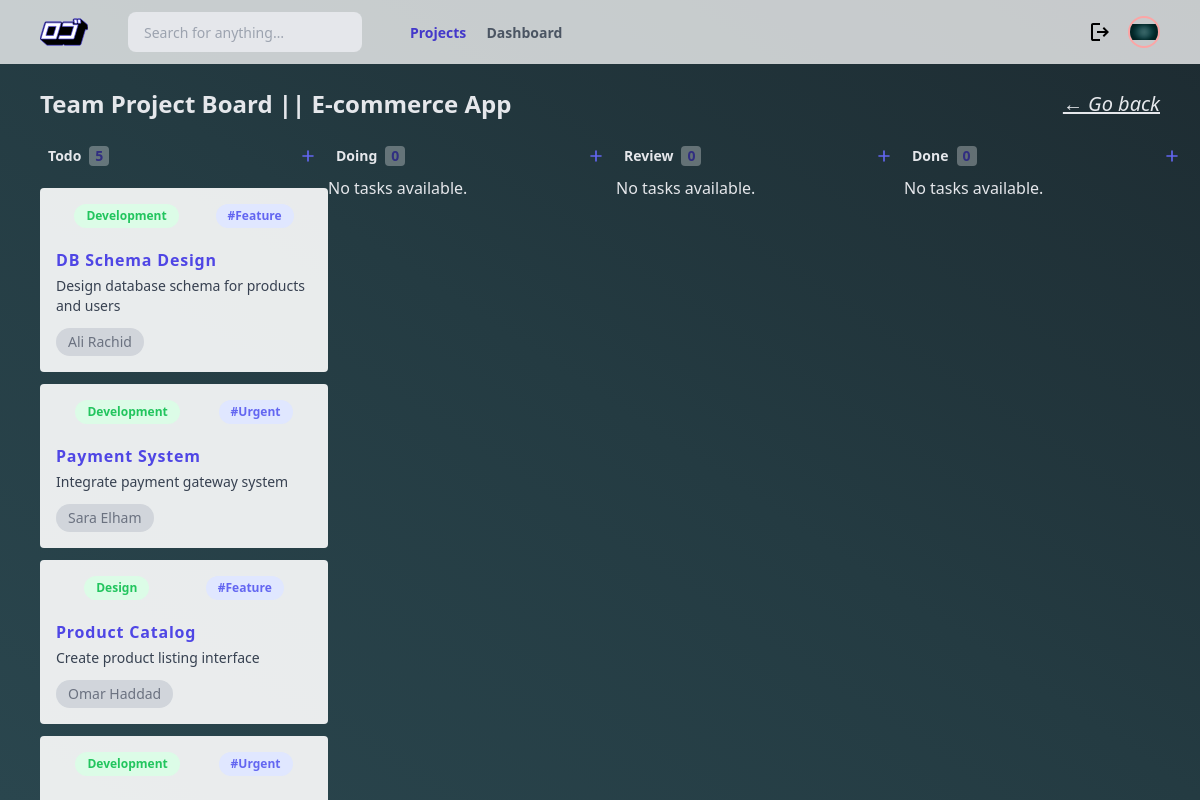
Page /?action=kanban&id=2&name=E-commerce App on the committed database.
### tables this page shows
CREATE TABLE IF NOT EXISTS Task (
    id INT AUTO_INCREMENT PRIMARY KEY,
    title VARCHAR(100) NOT NULL,
    description TEXT,
    createDate DATE DEFAULT (CURRENT_DATE),
    startDate DATE,
    endDate DATE,
    status ENUM('TODO', 'DOING', 'REVIEW', 'DONE') DEFAULT 'TODO',
    tag_id INT DEFAULT NULL,
    category_id INT NOT NULL,
    project_id INT NOT NULL,
    FOREIGN KEY (tag_id) REFERENCES Tag(id) ON DELETE SET NULL,
    FOREIGN KEY (category_id) REFERENCES Category(id) ON DELETE CASCADE,
    FOREIGN KEY (project_id) REFERENCES Project(id) ON DELETE CASCADE
);

### src/controller/TaskController.php (called while the page is built, shortened)
<?php
    class TaskController extends MainController {
        public function displayTasks(){
            return $this->TaskModel->getAllTasks();
        }
        public function displayTagsCategories(){
            return $this->TaskModel->getTagsCategories();
        }
        public function displayAssignedUsers(){
            return $this->TaskModel->getAssignedUsers();
        }
        public function showTasksView() {
            $tasks = $this->displayTasks();
            $tagsCategories = $this->displayTagsCategories();
            $assignedUsers = $this->displayAssignedUsers();
            foreach ($tasks as &$task) {
                $task["category_name"] = "Unknown Category";
                $task["tag_name"] = "General";
                $task["assigned_users"] = [];
                foreach ($tagsCategories as $tc) {
                    if (isset($tc["task_id"]) && $tc["task_id"] === $task["id"]) {
                        $task["category_name"] = $tc["category_name"] ?? "Unknown Category";
                        $task["tag_name"] = $tc["tag_name"] ?? "General";
                        break;
                    }
                }
                foreach ($assignedUsers as $au) {
                    if (isset($au["task_id"]) && $au["task_id"] === $task["id"]) {
                        $task["assigned_users"][] = $au["user_name"] ?? "Unknown User";
                    }
                }
            }
            require_once __DIR__ . "/../view/kanban.php";
        }
    }

### src/controller/MainController.php (called while the page is built, shortened)
<?php
    class MainController {
        public function __construct(){
            $this->TaskModel = new TaskModel();
        }
    }

### src/model/MainModel.php (called while the page is built, shortened)
<?php
    class MainModel{
        protected $db;
        public function __construct(){
            $database = new Database();
            $this->db = $database->getConnection();
        }
        public function read($table, $conditions = []){
            $sql = "SELECT * FROM {$table}";
            if(!empty($conditions)){
                $where = [];
                foreach($conditions as $key => $value){
                    $where[] = "{$key} = :{$key}";
                }
                $sql .= " WHERE " . implode(" AND ", $where);
            }
            $stmt = $this->db->prepare($sql);
            $stmt->execute($conditions);
            return $stmt->fetchAll(PDO::FETCH_ASSOC);
        }
    }

### src/connection/Database.php (called while the page is built, shortened)
<?php
    class Database {
        private $host = "localhost";
        private $dbname = "Kanban_Project_db";
        private $user = "root";
        private $pass = "";
        public function getConnection(){
            try{
                $dsn = "mysql:host=$this->host;";
                $this->db = new PDO($dsn, $this->user, $this->pass);
                $this->db->setAttribute(PDO::ATTR_ERRMODE, PDO::ERRMODE_EXCEPTION);
                $stmt = $this->db->prepare("SELECT SCHEMA_NAME FROM INFORMATION_SCHEMA.SCHEMATA WHERE SCHEMA_NAME = :dbname");
                $stmt->execute([':dbname' => $this->dbname]);
                $dbExists = $stmt->fetch();
                if(!$dbExists){
                    $this->db->exec("CREATE DATABASE $this->dbname");
                    $this->db->exec("USE $this->dbname");
                } else {
                    $this->db->exec("USE $this->dbname");
                }
                return $this->db;
            } catch (PDOException $e){
                error_log("Database connection Error: " . $e->getMessage());
                die("An error occurred. Please try again later.");
            }
        }
        private function initializeDatabase(){
            try{
                $sql = file_get_contents(__DIR__ .'/../../assets/database/script.sql');
            } catch (PDOException $e){
                error_log("Database Initialization error: " . $e->getMessage());
                die("An error occurred. Please try again later.");
            }
        }
    }

### src/model/TaskModel.php (called while the page is built, shortened)
<?php
    class TaskModel extends MainModel{
        private $table = "task";
        public function getAllTasks(){
            return $this->read($this->table, ["project_id" => $_GET["id"]]);
        }
        public function getTagsCategories(){
            $sql = "SELECT t.id AS task_id, c.name AS category_name, tg.name AS tag_name
                    FROM task t
                    INNER JOIN category c ON t.category_id = c.id
                    LEFT JOIN tag tg ON t.tag_id = tg.id
                    WHERE t.project_id = :project_id
            ";
            $stmt = $this->db->prepare($sql);
            $stmt->execute(["project_id" => $_GET["id"]]);
            return $stmt->fetchAll(PDO::FETCH_ASSOC);
        }
        public function getAssignedUsers(){
            $sql = "SELECT ta.task_id, p.name AS user_name
                    FROM task_assignment ta
                    INNER JOIN person p ON ta.person_id = p.id
                    WHERE ta.task_id IN (SELECT id FROM task WHERE project_id = :project_id)
            ";
            $stmt = $this->db->prepare($sql);
            $stmt->execute(["project_id" => $_GET["id"]]);
            return $stmt->fetchAll(PDO::FETCH_ASSOC);
        }
    }

### src/view/kanban.php (the view, shortened to what this page needs)
<?php require_once "sections/head.php"; ?>
<div class="flex flex-col w-screen h-screen overflow-auto text-gray-200 bg-gradient-to-tr from-[#2a464e] via-[#243b42] to-[#1d2b31]">
    <div class="flex justify-between flex-shrink-0 w-full h-16 px-10 bg-white bg-opacity-75">
        <div class="flex items-center">
            <input class="flex items-center h-10 px-4 ml-10 text-sm bg-gray-200 rounded-lg focus:outline-none focus:ring" type="search" placeholder="Search for anything…">
            <div class="ml-10">
                <a class="mx-2 text-sm font-semibold text-indigo-700" href="?action=projects">Projects</a>
                <a class="mx-2 text-sm font-semibold text-gray-600 hover:text-indigo-700" href="?action=dash">Dashboard</a>
            </div>
        </div>
        <div class="flex gap-4 items-center">
            <a href="?action=logout">
                <svg class="cursor-pointer" xmlns="http://www.w3.org/2000/svg" height="24px" viewBox="0 -960 960 960" width="24px"><path d="M200-120q-33 0-56.5-23.5T120-200v-560q0-33 23.5-56.5T200-840h280v80H200v560h280v80H200Zm440-160-55-58 102-102H360v-80h327L585-622l55-58 200 200-200 200Z"/></svg>
            </a>
            <buton class="flex items-center justify-center w-8 h-8 ml-auto border-2 border-red-300 overflow-hidden rounded-full cursor-pointer">
                <img src="../assets/images/26911540_m.jpg" alt="">
            </buton>
        </div>
    </div>
    <div class="px-10 mt-6 flex justify-between items-center">
        <h1 class="text-2xl font-bold">Team Project Board || <?= $_GET["name"] ?></h1>
        <a href="?action=home"><h1 class="italic underline hover:text-indigo-500 text-xl">← Go back</h1></a>
    </div>
    <div class="flex flex-grow px-10 mt-4 justify-evenly overflow-auto">
        <?php $statuses = ["TODO", "DOING", "REVIEW", "DONE"]; foreach ($statuses as $status): ?>
        <div class="flex flex-col flex-shrink-0 w-72">
            <div class="flex items-center flex-shrink-0 h-10 px-2">
                <span class="block text-sm font-semibold"><?= ucfirst(strtolower($status)) ?></span>
                <span class="flex items-center justify-center w-5 h-5 ml-2 text-sm font-semibold text-indigo-900 bg-white rounded bg-opacity-30">
                    <?= count(array_filter($tasks, fn($task) => $task["status"] === $status)) ?>
                </span>
                <button onclick="openTaskModal()" class="flex items-center justify-center w-6 h-6 ml-auto text-indigo-500 rounded hover:bg-indigo-500 hover:text-indigo-100">
                    <svg class="w-5 h-5" fill="none" viewBox="0 0 24 24" stroke="currentColor">
                        <path stroke-linecap="round" stroke-linejoin="round" stroke-width="2" d="M12 6v6m0 0v6m0-6h6m-6 0H6"></path>
                    </svg>
                </button>
            </div>
            <div class="flex flex-col pb-2 overflow-auto">
                <?php
                $filteredTasks = array_filter($tasks, fn($task) => $task["status"] === $status);
                ?>
                <?php if (!empty($filteredTasks)): ?>
                    <?php foreach($filteredTasks as $displaying): ?>
                        <div class="relative text-gray-500 flex flex-col items-start p-4 mt-3 bg-white rounded cursor-pointer bg-opacity-90 group hover:bg-opacity-100" draggable="true">
                            <div class="flex justify-around w-full mb-2">
                                <span class="flex items-center h-6 px-3 text-xs font-semibold text-green-500 bg-green-100 rounded-full self-start">
                                    <?= htmlspecialchars($displaying["category_name"]) ?>
                                </span>
                                <span class="flex items-center h-6 px-3 text-xs font-semibold text-indigo-500 bg-indigo-100 rounded-full">
                                    #<?= htmlspecialchars($displaying["tag_name"] ?? "General") ?>
                                </span>
                            </div>
                            <h4 class="mt-3 font-bold text-indigo-600 tracking-wider">
                                <?= htmlspecialchars($displaying["title"]) ?>
                            </h4>
                            <p class="mt-1 text-sm text-gray-700"><?= nl2br(htmlspecialchars($displaying["description"])) ?></p>
                            <div class="flex items-center w-full mt-3 overflow-x-auto space-x-3 no-scrollbar">
                                <?php foreach ($displaying["assigned_users"] as $user): ?>
                                    <span class="whitespace-nowrap px-3 py-1 text-sm bg-gray-300 rounded-full">
                                        <?= htmlspecialchars($user) ?>
                                    </span>
                                <?php endforeach; ?>
                            </div>
                        </div>
                    <?php endforeach; ?>
                <?php else: ?>
                    <p>No tasks available.</p>
                <?php endif; ?>
            </div>
        </div>
        <?php endforeach; ?>
    </div>
</div>
</body>
</html>

### src/view/sections/head.php (style rules this page uses)
.no-scrollbar { -ms-overflow-style: none; scrollbar-width: none; }
.overflow-x-auto { overflow-x: auto; }

### rows in the picture
task: category_name "Development", tag_name "Feature", title "DB Schema Design", description "Design database schema for products and users", user "Ali Rachid"
task: category_name "Development", tag_name "Urgent", title "Payment System", description "Integrate payment gateway system", user "Sara Elham"
task: category_name "Design", tag_name "Feature", title "Product Catalog", description "Create product listing interface", user "Omar Haddad"
task: category_name "Development", tag_name "Urgent"

### other values in the picture
$_GET["name"] "E-commerce App"
$status "Todo"
count(array_filter($tasks, fn($task) => $task["status"] === $status)) "5"
$status "Doing"
count(array_filter($tasks, fn($task) => $task["status"] === $status)) "0"
$status "Review"
$status "Done"
